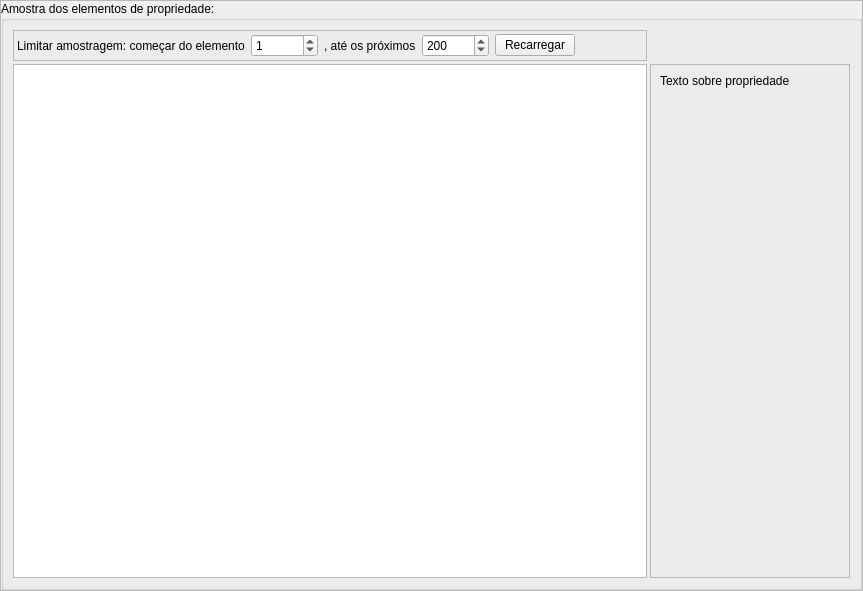
<?xml version="1.0" encoding="UTF-8"?>
<ui version="4.0">
 <class>Frame</class>
 <widget class="QFrame" name="Frame">
  <property name="geometry">
   <rect>
    <x>0</x>
    <y>0</y>
    <width>863</width>
    <height>591</height>
   </rect>
  </property>
  <property name="windowTitle">
   <string>Frame</string>
  </property>
  <property name="frameShape">
   <enum>QFrame::StyledPanel</enum>
  </property>
  <property name="frameShadow">
   <enum>QFrame::Raised</enum>
  </property>
  <layout class="QGridLayout" name="gridLayout">
   <property name="margin">
    <number>0</number>
   </property>
   <item row="0" column="0">
    <widget class="QGroupBox" name="groupBox">
     <property name="title">
      <string>Amostra dos elementos de propriedade:</string>
     </property>
     <layout class="QGridLayout" name="gridLayout_2">
      <property name="spacing">
       <number>3</number>
      </property>
      <item row="1" column="0">
       <widget class="QListWidget" name="list_attribute"/>
      </item>
      <item row="0" column="0">
       <widget class="QFrame" name="frame">
        <property name="frameShape">
         <enum>QFrame::StyledPanel</enum>
        </property>
        <property name="frameShadow">
         <enum>QFrame::Raised</enum>
        </property>
        <layout class="QGridLayout" name="gridLayout_3">
         <property name="margin">
          <number>3</number>
         </property>
         <item row="0" column="0">
          <widget class="QLabel" name="label">
           <property name="text">
            <string>Limitar amostragem: começar do elemento</string>
           </property>
          </widget>
         </item>
         <item row="0" column="1">
          <widget class="QSpinBox" name="tx_offset_1">
           <property name="maximum">
            <number>9999999</number>
           </property>
           <property name="value">
            <number>1</number>
           </property>
          </widget>
         </item>
         <item row="0" column="5">
          <spacer name="horizontalSpacer">
           <property name="orientation">
            <enum>Qt::Horizontal</enum>
           </property>
           <property name="sizeHint" stdset="0">
            <size>
             <width>40</width>
             <height>20</height>
            </size>
           </property>
          </spacer>
         </item>
         <item row="0" column="2">
          <widget class="QLabel" name="label_2">
           <property name="text">
            <string>, até os próximos</string>
           </property>
          </widget>
         </item>
         <item row="0" column="3">
          <widget class="QSpinBox" name="tx_offset_2">
           <property name="maximum">
            <number>9999999</number>
           </property>
           <property name="singleStep">
            <number>10</number>
           </property>
           <property name="value">
            <number>200</number>
           </property>
          </widget>
         </item>
         <item row="0" column="4">
          <widget class="QPushButton" name="bt_reload">
           <property name="text">
            <string>Recarregar</string>
           </property>
          </widget>
         </item>
        </layout>
       </widget>
      </item>
      <item row="1" column="1">
       <widget class="QFrame" name="frame_2">
        <property name="minimumSize">
         <size>
          <width>200</width>
          <height>0</height>
         </size>
        </property>
        <property name="frameShape">
         <enum>QFrame::StyledPanel</enum>
        </property>
        <property name="frameShadow">
         <enum>QFrame::Raised</enum>
        </property>
        <layout class="QGridLayout" name="gridLayout_4">
         <item row="0" column="0">
          <widget class="QLabel" name="lb_property">
           <property name="styleSheet">
            <string notr="true">font: 9pt &quot;Segoe UI&quot;;</string>
           </property>
           <property name="text">
            <string>Texto sobre propriedade</string>
           </property>
           <property name="alignment">
            <set>Qt::AlignLeading|Qt::AlignLeft|Qt::AlignTop</set>
           </property>
          </widget>
         </item>
        </layout>
       </widget>
      </item>
     </layout>
    </widget>
   </item>
  </layout>
 </widget>
 <resources/>
 <connections/>
</ui>
